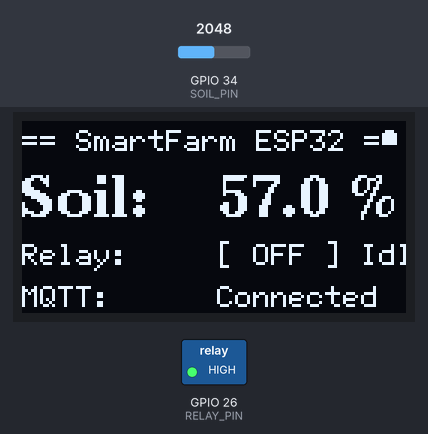
Bench run of a sketch on a simulated ESP32. Parts: 128×64 one-colour display, switched loads named in the sketch (green lamp = pin HIGH). The test bench sets the inputs (shaded band); at power-on: GPIO 34 (SOIL_PIN) = 2048. WiFi joins after 1.5 s; servers stay silent unless stated; random numbers use the default seed unless the sketch sets one; no MQTT or app messages arrive unless stated; what the sketch prints to the serial monitor is not drawn.

Above: at 2.8 s.
2.9 s: GPIO 34 (SOIL_PIN) set to 2866
At 5.5 s:
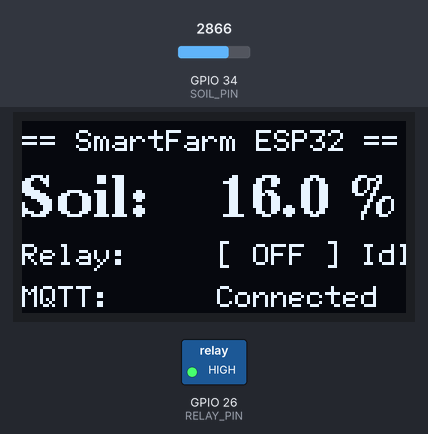
8.9 s: GPIO 34 (SOIL_PIN) set to 3603
At 11.3 s:
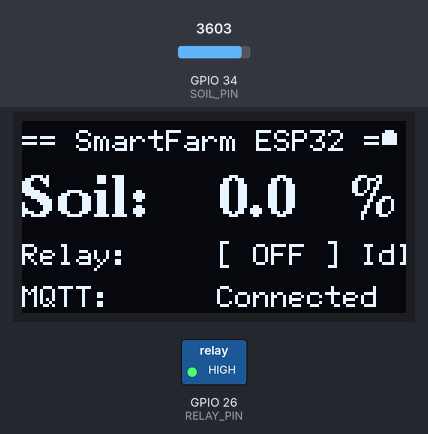
13.5 s: GPIO 34 (SOIL_PIN) set to 1228
At 14.3 s:
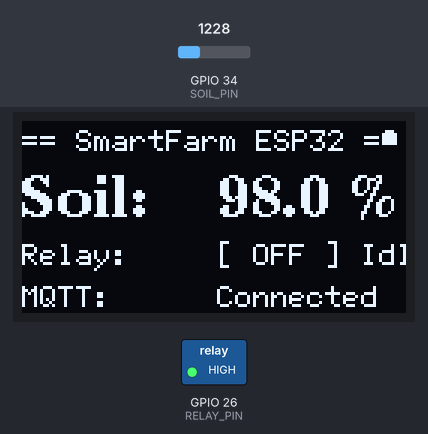
Timing chart, 0 to 16.5 s (numbered marks = the images above; inputs shaded):
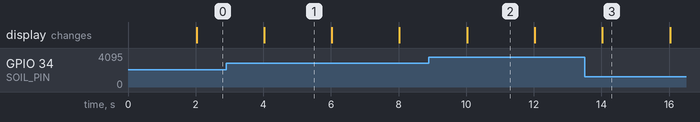

The sketch:

esp32_arduino.ino
```cpp
#include <WiFi.h>
#include <PubSubClient.h>
#include <ArduinoJson.h>
#include <Wire.h>
#include <U8g2lib.h>

// ========== 引脚配置 ==========
#define RELAY_PIN    26    // 继电器控制引脚（低电平触发）
#define SOIL_PIN     34    // 土壤湿度传感器模拟输出引脚（ADC）
#define I2C_SDA      21    // OLED SDA
#define I2C_SCL      22    // OLED SCL

// ========== WiFi / Easy IoT 配置（按实际填写）==========
const char* WIFI_SSID    = "Mate 40 Pro";
const char* WIFI_PWD     = "cjy20070327";
const char* MQTT_HOST    = "iot.dfrobot.com.cn";
const int   MQTT_PORT    = 1883;
const char* LOT_ID       = "GpCFElcvR";   // iot_id
const char* LOT_PWD      = "GpjFE_cvgz";  // iot_pwd
const char* TOPIC_SOIL   = "2dhAPlrDR";   // 土壤湿度 Topic（对应"3"卡片）

// ========== 土壤传感器校准值（根据实际测量调整）==========
const int SOIL_DRY_VALUE = 3200;   // 干燥时 ADC 读数
const int SOIL_WET_VALUE = 1200;   // 湿润时 ADC 读数

// ========== 上报间隔 ==========
const unsigned long SEND_INTERVAL = 2000; // 2秒上报一次

// ========== 全局对象 ==========
// 1.3寸 SH1106 硬件 I2C 构造函数
U8G2_SH1106_128X64_NONAME_F_HW_I2C u8g2(U8G2_R0, /* reset=*/ U8X8_PIN_NONE);

WiFiClient wifiClient;
PubSubClient mqttClient(wifiClient);
unsigned long lastSendTime = 0;
bool heartBeat = false;

// ---------- 土壤湿度读取 ----------
float readSoilMoisture() {
  int raw = analogRead(SOIL_PIN);
  float pct = map(raw, SOIL_DRY_VALUE, SOIL_WET_VALUE, 0, 100);
  pct = constrain(pct, 0.0f, 100.0f);
  return round(pct * 10) / 10.0f;
}

// ---------- 更新 U8g2 显示 ----------
void updateDisplay(float soilPct, bool relayOn) {
  u8g2.clearBuffer();

  // 1. 标题
  u8g2.setFont(u8g2_font_6x12_tr);
  u8g2.drawStr(0, 10, "== SmartFarm ESP32 ==");

  // 2. 心跳灯
  heartBeat = !heartBeat;
  if (heartBeat) u8g2.drawDisc(122, 5, 2);

  // 3. 土壤湿度
  u8g2.setFont(u8g2_font_ncenB14_tr);
  u8g2.drawStr(0, 32, "Soil:");
  u8g2.setCursor(65, 32);
  u8g2.print(soilPct, 1);
  u8g2.drawStr(110, 32, "%");

  // 4. 继电器状态
  u8g2.setFont(u8g2_font_6x12_tr);
  u8g2.drawStr(0, 48, "Relay:");
  u8g2.setCursor(65, 48);
  u8g2.print(relayOn ? "[ ON  ] Run" : "[ OFF ] Idle");

  // 5. MQTT 状态
  u8g2.drawStr(0, 62, "MQTT:");
  u8g2.setCursor(65, 62);
  u8g2.print(mqttClient.connected() ? "Connected" : "Disconnected");

  u8g2.sendBuffer();
}

// ---------- MQTT 控制回调 ----------
void onMqttMessage(char* topic, byte* payload, unsigned int length) {
  String msg;
  for (unsigned int i = 0; i < length; i++) msg += (char)payload[i];

  StaticJsonDocument<128> doc;
  if (deserializeJson(doc, msg) == DeserializationError::Ok) {
    if (doc.containsKey("relay")) {
      int cmd = doc["relay"];
      if (cmd == 1) {
        digitalWrite(RELAY_PIN, LOW); // 吸合
        Serial.println("Control: RELAY ON");
      } else if (cmd == 0) {
        digitalWrite(RELAY_PIN, HIGH); // 断开
        Serial.println("Control: RELAY OFF");
      }
      // 收到指令后立即更新显示
      updateDisplay(readSoilMoisture(), digitalRead(RELAY_PIN) == LOW);
    }
  }
}

// ---------- 网络连接 ----------
void connectWifi() {
  Serial.print("WiFi Conn: ");
  WiFi.begin(WIFI_SSID, WIFI_PWD);
  while (WiFi.status() != WL_CONNECTED) {
    delay(500); Serial.print(".");
  }
  Serial.println("\nIP: " + WiFi.localIP().toString());
}

void connectMqtt() {
  mqttClient.setServer(MQTT_HOST, MQTT_PORT);
  mqttClient.setCallback(onMqttMessage);
  while (!mqttClient.connected()) {
    Serial.print("MQTT Conn...");
    String cid = "esp32-farm-" + String(random(0xffff), HEX);
    if (mqttClient.connect(cid.c_str(), LOT_ID, LOT_PWD)) {
      Serial.println("OK");
      mqttClient.subscribe(TOPIC_SOIL);
    } else {
      Serial.print("Fail rc="); Serial.println(mqttClient.state());
      delay(3000);
    }
  }
}

// ---------- 初始化 ----------
void setup() {
  Serial.begin(115200);

  // 继电器初始化
  pinMode(RELAY_PIN, OUTPUT);
  digitalWrite(RELAY_PIN, HIGH);

  // I2C 和 OLED 初始化
  Wire.begin(I2C_SDA, I2C_SCL);
  Wire.setClock(400000);
  u8g2.begin();
  u8g2.clearBuffer();
  u8g2.setFont(u8g2_font_6x13_tr);
  u8g2.drawStr(0, 30, "System Starting...");
  u8g2.sendBuffer();

  connectWifi();
  connectMqtt();
  Serial.println("System Ready!");
}

// ---------- 主循环 ----------
void loop() {
  if (!mqttClient.connected()) connectMqtt();
  mqttClient.loop();

  unsigned long now = millis();
  if (now - lastSendTime >= SEND_INTERVAL) {
    lastSendTime = now;

    float soil = readSoilMoisture();
    bool relayOn = (digitalRead(RELAY_PIN) == LOW);

    // 1. 准备数据：纯数字字符串 (适配网页卡片) + JSON (适配 App)
    String rawVal = String(soil, 1);

    // 2. 发送数据并捕获结果
    bool success = mqttClient.publish(TOPIC_SOIL, rawVal.c_str());

    // 3. 串口输出详细日志
    Serial.printf("LOG | Soil:%.1f%%  Relay:%s  MQTT_Pub:%s\n",
                  soil, relayOn ? "ON" : "OFF", success ? "SUCCESS" : "FAIL");

    if (!success) {
      Serial.print("ERR | MQTT Error state: "); Serial.println(mqttClient.state());
    }

    // 4. 更新屏幕显示
    updateDisplay(soil, relayOn);
  }
}
```
